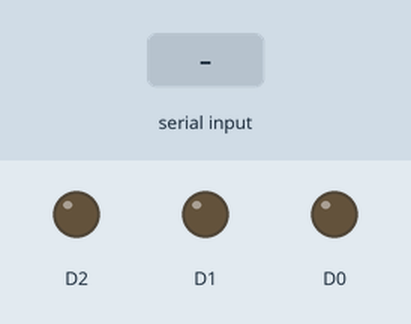
Simulated run of this sketch. Board: ESP8266 (NodeMCU). Parts: output pins drawn as LEDs (lit = HIGH). The test bench sets the inputs (shaded band).

Above: at 1.2 s.
1.3 s: "g" received over Serial
At 2.2 s:
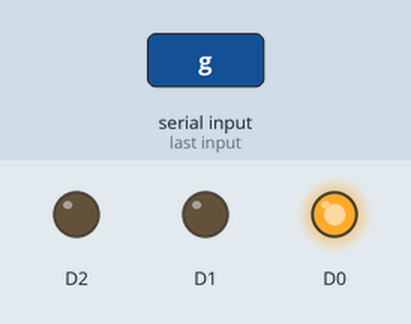
2.8 s: "b" received over Serial
At 3.3 s:
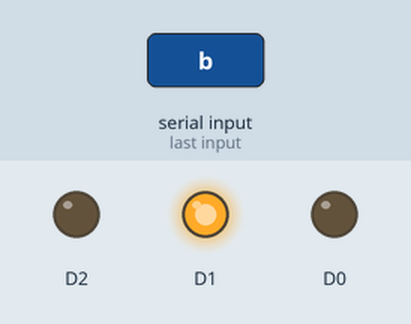
4.3 s: "r" received over Serial
At 5.5 s:
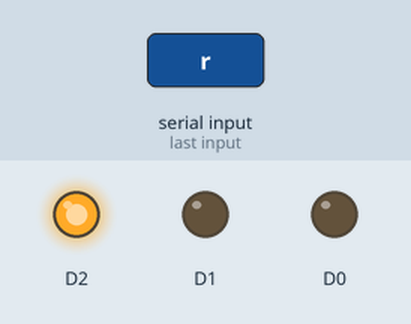
5.8 s: "d" received over Serial
At 6.8 s:
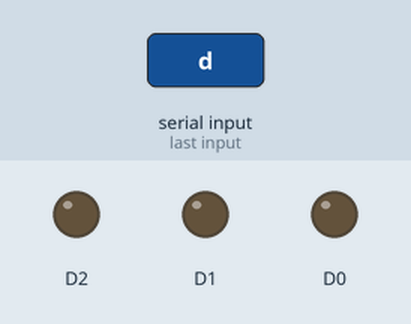
Timing chart, 0 to 8.3 s (numbered marks = the images above; inputs shaded):
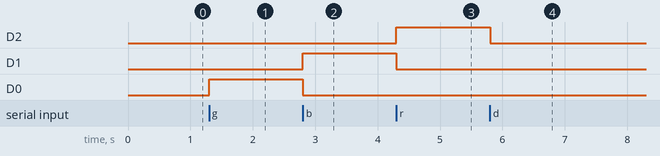

The sketch:

Serial.ino
```cpp
void setup() {
  pinMode(D0, OUTPUT);
  pinMode(D1, OUTPUT);
  pinMode(D2, OUTPUT);
  Serial.begin(9600);
}

void loop() {
  char command;

  if(Serial.available() > 0){ //Serial을 PC라고 생각하면 된다.
    //즉, PC쪽에서 데이터가 왔니 라고 물어보는 것 이다.
    //또한 1바이트씩 읽으면서 데이터가 있는지 확인한다.
    command = Serial.read();

    switch(command){
      case 'g':
        digitalWrite(D0, HIGH);
        digitalWrite(D1, LOW);
        digitalWrite(D2, LOW);
        delay(500);
        break;
      case 'b':
        digitalWrite(D0, LOW);
        digitalWrite(D1, HIGH);
        digitalWrite(D2, LOW);
        delay(500);
        break;
      case 'r':
        digitalWrite(D0, LOW);
        digitalWrite(D1, LOW);
        digitalWrite(D2, HIGH);
        delay(500);
        break;
      case 'd':
        digitalWrite(D0, LOW);
        digitalWrite(D1, LOW);
        digitalWrite(D2, LOW);
        delay(500);
        break;
    }
/*
    if(command == 'g'){
      digitalWrite(D0, HIGH);
      digitalWrite(D1, LOW);
      digitalWrite(D2, LOW);
      delay(500);
    }
    if(command == 'b'){
      digitalWrite(D0, LOW);
      digitalWrite(D1, HIGH);
      digitalWrite(D2, LOW);
      delay(500);
    }
    if(command == 'r'){
      digitalWrite(D0, LOW);
      digitalWrite(D1, LOW);
      digitalWrite(D2, HIGH);
      delay(500);
    }

    else{
      digitalWrite(D1, LOW);
      Serial.print("else : ");
      Serial.println(command);
    }
    */
  }
}
```

Measured:
- after the input at 1.3 s, D0: LOW → HIGH at once
- after the input at 2.8 s, D1: LOW → HIGH at once; D0: HIGH → LOW at once
- after the input at 4.3 s, D2: LOW → HIGH at once; D1: HIGH → LOW at once
- after the input at 5.8 s, D2: HIGH → LOW at once
